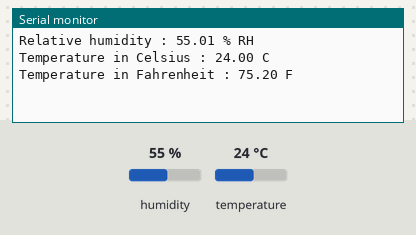
Simulated run of this sketch. Board: Arduino Uno, built with avr-gcc and run on an emulated ATmega328P. On the bench: the last lines printed to the serial monitor. Wiring (inferred from the names in the program): HTU21/Si7021 sensor at I2C address 0x40. Inputs (shaded band) come from the test bench; at power-on: humidity 55 %, temperature 24 °C.

Above: at 1.5 s.
1.6 s: humidity set to 22 %
At 3.5 s:
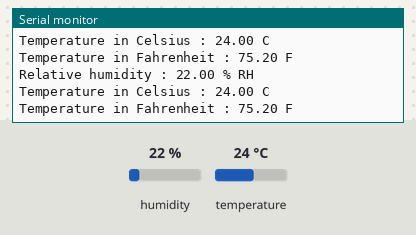
3.7 s: temperature set to 12 °C
At 5.5 s:
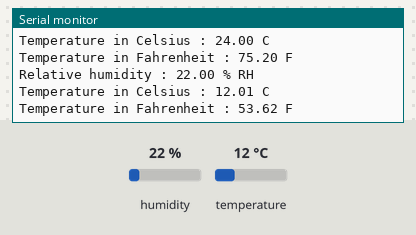
5.8 s: humidity set to 40 %
At 8.6 s:
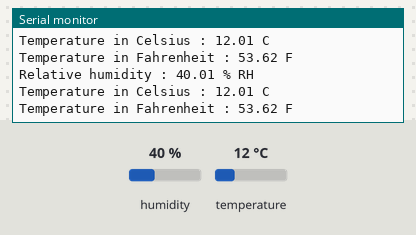
Timing chart, 0 to 10.1 s (numbered marks = the images above; inputs shaded):
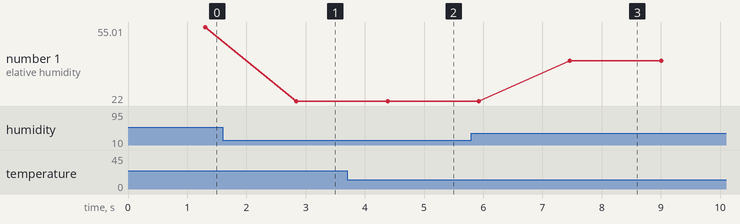

Measured:
- after the input at 1.6 s, the serial monitor: prints a new line after 1.2 s (image 1)
- after the input at 3.7 s, the serial monitor: prints a new line after 0.72 s (image 2)
- after the input at 5.8 s, the serial monitor: prints a new line after 1.7 s (image 3)
- plotted number 1: 55.01 → 22 after the input at 1.6 s, 22 → 40.01 after the input at 5.8 s

The sketch:

Teste_SI7006A20.ino
```cpp
// (licence header left out)
#include <Wire.h>

// SI7006-A20 I2C address is 0x40(64)
#define Addr 0x40

void setup()
{
  // Initialise I2C communication as MASTER
  Wire.begin();
  // Initialise serial communication, set baud rate = 9600
  Serial.begin(9600);

  // Start I2C transmission
  Wire.beginTransmission(Addr);
  // Stop I2C transmission
  Wire.endTransmission();
  delay(300);
}

void loop()
{
    uint8_t data[2] = {0};

    // Start I2C transmission
    Wire.beginTransmission(Addr);
    // Send humidity measurement command, NO HOLD MASTER
    Wire.write(0xF5);
    // Stop I2C transmission
    Wire.endTransmission();
    delay(500);

    // Request 2 bytes of data
    Wire.requestFrom(Addr, 2);

    // Read 2 bytes of data
    // humidity msb, humidity lsb
    if(Wire.available() == 2)
    {
      data[0] = Wire.read();
      data[1] = Wire.read();
    }

    // Convert the data
    float humidity  = ((data[0] * 256.0) + data[1]);
    humidity = ((125 * humidity) / 65536.0) - 6;

    // Start I2C transmission
    Wire.beginTransmission(Addr);
    // Send temperature measurement command, NO HOLD MASTER
    Wire.write(0xF3);
    // Stop I2C transmission
    Wire.endTransmission();
    delay(500);

    // Request 2 bytes of data
    Wire.requestFrom(Addr, 2);

    // Read 2 bytes of data
    // temp msb, temp lsb
    if(Wire.available() == 2)
    {
      data[0] = Wire.read();
      data[1] = Wire.read();
    }

    // Convert the data
    float temp  = ((data[0] * 256.0) + data[1]);
    float ctemp = ((175.72 * temp) / 65536.0) - 46.85;
    float ftemp = ctemp * 1.8 + 32;

    // Output data to serial monitor
    Serial.print("Relative humidity : ");
    Serial.print(humidity);
    Serial.println(" % RH");
    Serial.print("Temperature in Celsius : ");
    Serial.print(ctemp);
    Serial.println(" C");
    Serial.print("Temperature in Fahrenheit : ");
    Serial.print(ftemp);
    Serial.println(" F");
    delay(500);
}


/*

#include <Wire.h>

void setup() {
  Wire.begin();
  Serial.begin(115200);
  Serial.println("\nI2C Scanner");
}

void loop() {
  byte error, address;
  int nDevices;
  Serial.println("Scanning...");
  nDevices = 0;
  for(address = 1; address < 127; address++ ) {
    Wire.beginTransmission(address);
    error = Wire.endTransmission();
    if (error == 0) {
      Serial.print("I2C device found at address 0x");
      if (address<16) {
        Serial.print("0");
      }
      Serial.println(address,HEX);
      nDevices++;
    }
    else if (error==4) {
      Serial.print("Unknow error at address 0x");
      if (address<16) {
        Serial.print("0");
      }
      Serial.println(address,HEX);
    }
  }
  if (nDevices == 0) {
    Serial.println("No I2C devices found\n");
  }
  else {
    Serial.println("done\n");
  }
  delay(5000);
}


*/
```

sloeber.ino.cpp
```cpp
#ifdef __IN_ECLIPSE__
//This is a automatic generated file
//Please do not modify this file
//If you touch this file your change will be overwritten during the next build
//This file has been generated on 2021-01-17 19:34:29

#include "Arduino.h"
#include <Wire.h>

void setup() ;
void loop() ;

#include "Teste_SI7006A20.ino"


#endif
```
